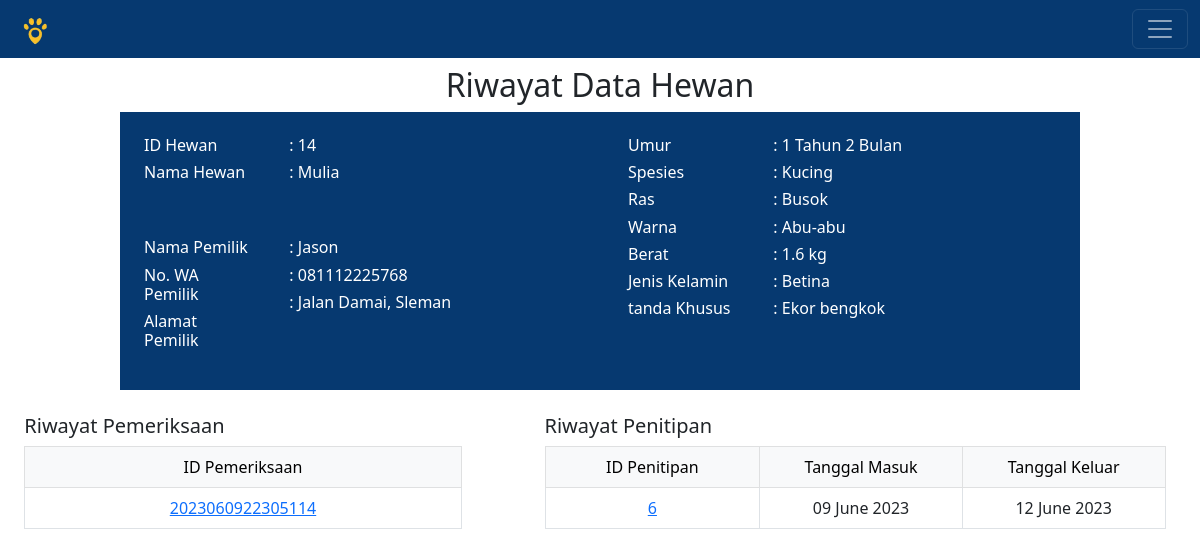
Before: /riwayat_hewan.php?message=inputhewan with the older database file.
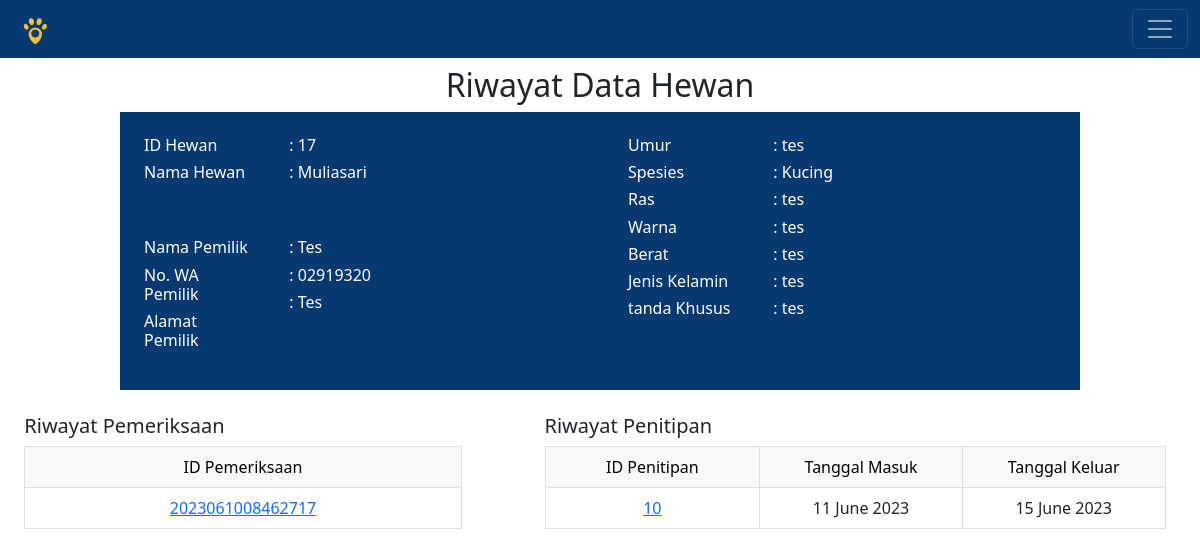
After: the same page with the newer database file.
### tables this page shows
CREATE TABLE `hewan` (
  `id_hewan` int(11) NOT NULL,
  `nama_hewan` varchar(30) NOT NULL,
  `nama_pemilik` varchar(30) NOT NULL,
  `alamat` varchar(30) NOT NULL,
  `no_wa_pemilik` varchar(20) NOT NULL,
  `umur` varchar(30) NOT NULL,
  `spesies` varchar(20) NOT NULL,
  `ras` varchar(20) NOT NULL,
  `warna` varchar(20) NOT NULL,
  `berat` varchar(30) NOT NULL,
  `jenis_kelamin` varchar(6) NOT NULL,
  `tanda_khusus` varchar(20) NOT NULL
);

CREATE TABLE `data_pemeriksaan` (
  `id_pemeriksaan` varchar(20) NOT NULL,
  `id_hewan` int(11) NOT NULL
);

CREATE TABLE `data_penitipan` (
  `id_penitipan` int(11) NOT NULL,
  `id_hewan` int(11) NOT NULL,
  `tanggal_masuk` date NOT NULL,
  `tanggal_keluar` date NOT NULL
);

### riwayat_hewan.php (the view, shortened to what this page needs)
<?php
	include 'koneksi.php';
?>
<!DOCTYPE html>
<html>
<head>
	<link href="https://cdn.jsdelivr.net/npm/bootstrap@5.2.2/dist/css/bootstrap.min.css" rel="stylesheet">
	<link rel="stylesheet" href="home.css">
</head>
<body>
	<nav class="navbar navbar-dark" style="background-color:#063970">
  	<div class="container-fluid">
  	  <a class="navbar-brand"><img src="Images/logo.png" style="height:30px" alt="BAROKAH 2"></a>
  	  <button class="navbar-toggler" type="button" data-bs-toggle="offcanvas" data-bs-target="#offcanvasRight" aria-controls="offcanvasRight">
  	  	<span class="navbar-toggler-icon"></span>
  	  </button>
  	</div>
	</nav>
	<?php
	if(isset($_GET['message'])){
		if($_GET['message']=="inputdatapemeriksaan_berhasil" || $_GET['message']=="inputdatapenitipan_berhasil"||$_GET['message']=="hapus"||$_GET['message']=="lihat"){
			$id_hewan = $_GET['id_hewan'];
			$query = mysqli_query($connect, "SELECT * FROM hewan WHERE id_hewan='$id_hewan'");
		}
		else if ($_GET['message']=="inputhewan") {
			$query = mysqli_query($connect, "SELECT * FROM hewan ORDER BY id_hewan DESC LIMIT 1");
		}
	}
	else{
		$id_hewan = $_SESSION['id_hewan'];
		$query = mysqli_query($connect, "SELECT * FROM hewan WHERE id_hewan='$id_hewan'");
	}
	while ($data = mysqli_fetch_array($query)) {
	$id_hewan = $data['id_hewan'];
	?>
	<center class="my-1 pt-1">
	<h2> Riwayat Data Hewan</h2>
	<div style="width:80%; background-color:#063970;" class="py-4 px-2">
		<div class="row">
			<div class="col-2 mr-0">
			<div style="color:white; text-align:left;" class="mb-3 mx-3">
				<h6>ID Hewan</h6>
				<h6>Nama Hewan</h6><br><br>
				<h6>Nama Pemilik</h6>
				<h6>No. WA Pemilik</h6>
				<h6>Alamat Pemilik</h6>
			</div>
			</div>
			<div class="col-4 mr-5">
			<div style="color:white; text-align:left;">
				<h6><?= ": ".$id_hewan;?></h6>
				<h6><?= ": ".$data['nama_hewan'];?></h6><br><br>
				<h6><?= ": ".$data['nama_pemilik'];?></h6>
				<h6><?= ": ".$data['no_wa_pemilik'];?></h6>
				<h6><?= ": ".$data['alamat'];?></h6>
			</div>
			</div>
			<div class="col-2 ml-2 mr-0 ">
			<div style="color:white; text-align:left;" class="mb-3 mx-3">
				<h6>Umur</h6>
				<h6>Spesies</h6>
				<h6>Ras</h6>
				<h6>Warna</h6>
				<h6>Berat</h6>
				<h6>Jenis Kelamin</h6>
				<h6>tanda Khusus</h6>
			</div>
			</div>
			<div class="col-4 mr-3">
			<div style="color:white; text-align:left;">
				<h6><?= ": ".$data['umur'];?></h6>
				<h6><?= ": ".$data['spesies'];?></h6>
				<h6><?= ": ".$data['ras'];?></h6>
				<h6><?= ": ".$data['warna'];?></h6>
				<h6><?= ": ".$data['berat'];?></h6>
				<h6><?= ": ".$data['jenis_kelamin'];?></h6>
				<h6><?= ": ".$data['tanda_khusus'];?></h6>
			</div>
			</div>
		</div>
	</div>
	<?php } ?>
	<div class="row">
		<div class="col-5">
			<div style="width:90%;" class="mt-4">
			<div class="row">
				<div class="col-9">
					<h5 style="text-align:left">Riwayat Pemeriksaan</h5>
				</div>
				<div class="col-3">
				</div>
			</div>
			<table class="table table-bordered" style="text-align:center">
			<thead class="table-light">
				<tr>
					<td class="col-1">ID Pemeriksaan</td>
				</tr>
			</thead>
				<tbody>
					<?php
					$sql= "SELECT a.*, b.* FROM hewan AS a INNER JOIN data_pemeriksaan AS b
							ON a.id_hewan=b.id_hewan WHERE a.id_hewan='$id_hewan' ORDER BY id_pemeriksaan DESC";
					$query = mysqli_query($connect, $sql);
					while($data=mysqli_fetch_array($query)){
					?>
							<tr>
							<td> <a href="data_pemeriksaan.php?id_pemeriksaan=<?php echo $data['id_pemeriksaan'];?>&id_hewan=<?=$id_hewan;?>"><?=$data['id_pemeriksaan'];?></a></td>
							</tr>
					<?php }
					?>
				</tbody>
			</table>
			</div>
		</div>
		<div class="col-7">
			<div style="width:90%;" class="mt-4">
				<div class="row">
				<div class="col-10">
					<h5 style="text-align:left">Riwayat Penitipan</h5>
				</div>
				<div class="col-2">
				</div>
				</div>
				<table class="table table-bordered" style="text-align:center">
				<thead class="table-light">
				<tr>
					<td class="col-1">ID Penitipan</td>
					<td class="col-1">Tanggal Masuk</td>
					<td class="col-1">Tanggal Keluar</td>
				</tr>
				</thead>
				<tbody>
					<?php
					$sql= "SELECT a.*, b.* FROM hewan AS a INNER JOIN data_penitipan AS b
						ON a.id_hewan=b.id_hewan WHERE a.id_hewan='$id_hewan' ORDER BY
						id_penitipan DESC";
					$query = mysqli_query($connect, $sql);
					while($data=mysqli_fetch_array($query)){
					?>
					<tr>
						<td> <a href="data_penitipan.php?id_penitipan=<?php echo $data['id_penitipan'];?>&id_hewan=<?=$id_hewan;?>"><?=$data['id_penitipan'];?></a></td>
						<td> <?=date('d F Y',strtotime($data['tanggal_masuk']));?></td>
						<td> <?=date('d F Y',strtotime($data['tanggal_keluar']));?></td>
					</tr>
					<?php }
					?>
				</tbody>
				</table>
			</div>
		</div>
	</div>
	</center>
</body>
</html>

Changed rows visible on the page:
no longer on this page (row unchanged): hewan: id_hewan "14", nama_hewan "Mulia", nama_pemilik "Jason", no_wa_pemilik "081112225768", alamat "Jalan Damai, Sleman", umur "1 Tahun 2 Bulan", spesies "Kucing", ras "Busok", warna "Abu-abu", berat "1.6 kg", jenis_kelamin "Betina", tanda_khusus "Ekor bengkok"
no longer on this page (row unchanged): data_pemeriksaan: id_pemeriksaan "2023060922305114"
no longer on this page (row unchanged): data_penitipan: id_penitipan "6", tanggal_masuk "09 June 2023", tanggal_keluar "12 June 2023"
added hewan: id_hewan "17", nama_hewan "Muliasari", nama_pemilik "Tes", no_wa_pemilik "02919320", alamat "Tes", umur "tes", spesies "Kucing", ras "tes", warna "tes", berat "tes", jenis_kelamin "tes", tanda_khusus "tes"
added data_pemeriksaan: id_pemeriksaan "2023061008462717"
added data_penitipan: id_penitipan "10", tanggal_masuk "11 June 2023", tanggal_keluar "15 June 2023"
